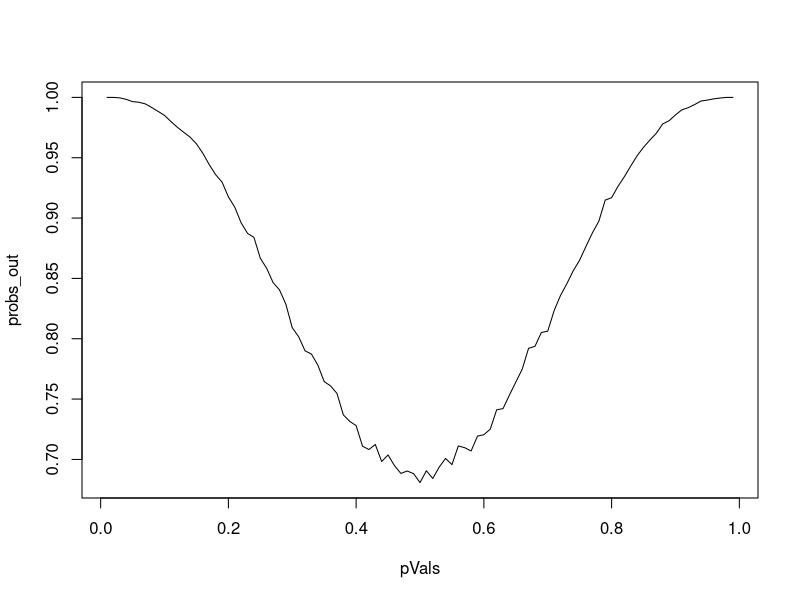

Write R code to recreate this figure.
#homework 5
#problem 1
{
game_series = function (prob){
  sims = matrix(runif(70000),10000,7) > prob
  game_decided_before_sev = c(rep(0,10000))
  for (i in 1:nrow(sims))
  {
    if (sum (sims[i,1:ncol(sims)- 1]) == 3){
      game_decided_before_sev[i] = 0
    }
    else{
      game_decided_before_sev[i] = 1
    }
  }
  return(mean(game_decided_before_sev))
}
pVals = seq(.01,.99,.01)
probs_out = rep(0,length(pVals))
for (i in 1:length(pVals)){
  probs_out[i]= game_series(pVals[i])
}
plot(pVals,probs_out,'l')
}
#problem 2
{ 
ticket_price = 10
num_seats = 40
pay_back = 25
num_sell = seq(30,100,1)
max_profit = 0
optim_seat_sell = 0
for (i in 1:length(num_sell)){
  rev = num_sell[i] * ticket_price
  #sims is a vector of 10000 simulations of how many people show up.
  num_sims = num_sell[i]*10000
  sims = rowSums(matrix(runif(num_sims),10000,num_sell[i],byrow = TRUE) > .1)
  profit = rep(0,length(sims))
  for (k in 1:length(sims)){
    costs = 0
    if (sims[k] > num_seats){
      costs = (sims[k] -num_seats) * pay_back
    }
    profit[k] = rev - costs
  }
  if(mean(profit) > max_profit){
    max_profit = mean(profit)
    optim_seat_sell = num_sell[i]
  }
}
print(optim_seat_sell)
#Joe should sell 44 seats to maximize his expected revenue
}
#problem 3
{
ann_g_cap = 1.05
ann_loss_cap = 1 + -.3
returns = matrix(rnorm(100000,1.05,1.1),10000,10)
for (i in 1:nrow(returns)){
  for (k in 1:ncol(returns)){
  if (returns[i,k] > ann_g_cap){
    returns[i,k] = ann_g_cap
  }
  else if (returns[i,k] < ann_loss_cap){
    returns[i,k] = ann_loss_cap
  }
  }
}
#a. the annual return over 10 years
cum_returns = rep(0,nrow(returns))
for (i in 1:length(cum_returns)){
  cum_returns [i] = prod(returns[i,1:ncol(returns)])
}
print(mean(cum_returns)-1)
#the mean cumulative return is -66.29% The bounds of the cap 
#b. I would much rather prefer the fixed 1% CD. The problem here is 
#that caps are restricting my upside.
}